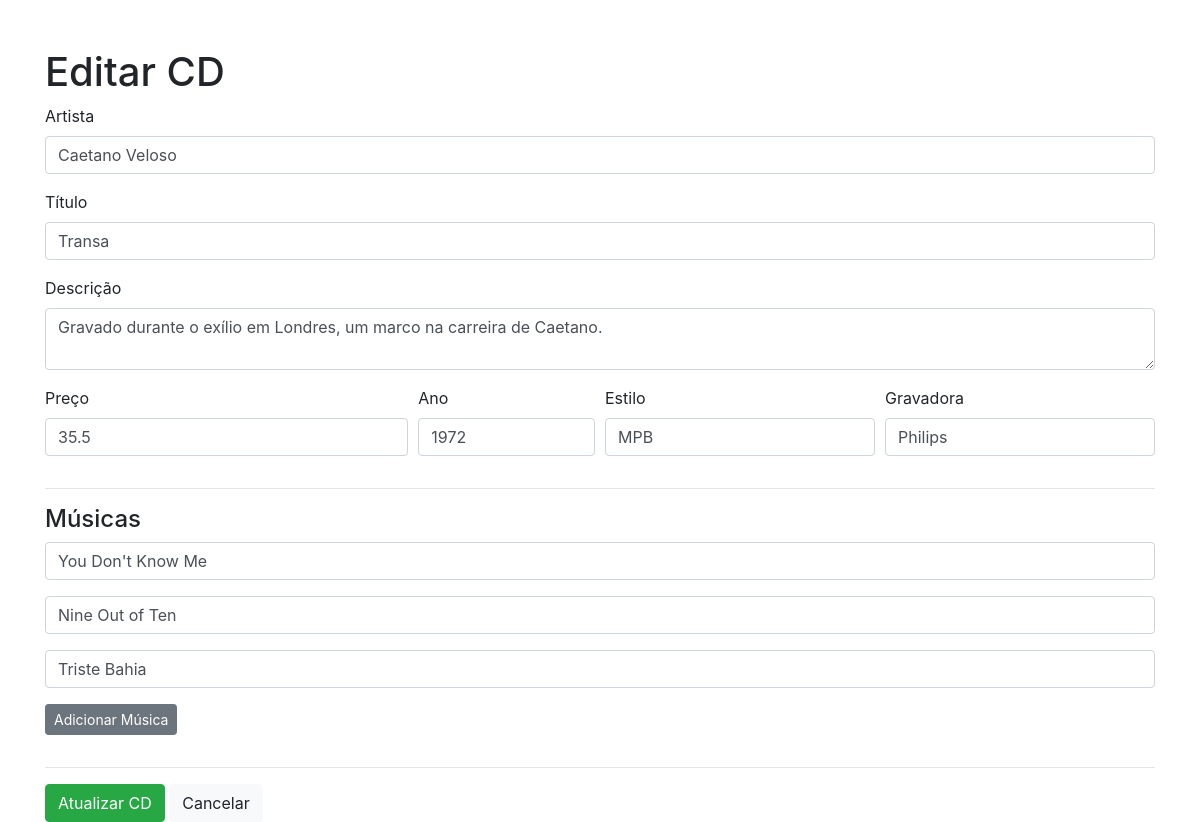
The page /public/editar.php?id=3 on the database its author committed.
### tables this page shows
CREATE TABLE `cd` (
  `id` int NOT NULL AUTO_INCREMENT,
  `artista` varchar(200) DEFAULT NULL,
  `titulo` varchar(200) DEFAULT NULL,
  `descricao` text,
  `preco` double DEFAULT NULL,
  `ano` varchar(4) DEFAULT NULL,
  `estilo` varchar(50) DEFAULT NULL,
  `gravadora` varchar(50) DEFAULT NULL,
  PRIMARY KEY (`id`)
);

CREATE TABLE `musica` (
  `id` int NOT NULL AUTO_INCREMENT,
  `id_cd` int NOT NULL,
  `nome` varchar(200) DEFAULT NULL,
  PRIMARY KEY (`id`),
  KEY `id_cd` (`id_cd`),
  CONSTRAINT `musica_ibfk_1` FOREIGN KEY (`id_cd`) REFERENCES `cd` (`id`) ON DELETE CASCADE
);

### src/Database.php (called while the page is built, shortened)
<?php
class Database {
    private static $instance = null;
    private $conn;
    private function __construct() {
        $host = defined('DB_HOST') ? DB_HOST : '';
        $name = defined('DB_NAME') ? DB_NAME : '';
        $user = defined('DB_USER') ? DB_USER : '';
        $pass = defined('DB_PASS') ? DB_PASS : '';
        $this->conn = new mysqli($host, $user, $pass, $name);
        $this->conn->set_charset("utf8mb4");
    }
    public static function getInstance() {
        if (!self::$instance) {
            self::$instance = new Database();
        }
        return self::$instance;
    }
    public function getConnection() {
        return $this->conn;
    }
}

### src/Cd.php (called while the page is built, shortened)
<?php
class Cd {
    private $db;
    public function __construct() {
        $this->db = Database::getInstance()->getConnection();
    }
    public function lerPorId($id) {
        $sql = "SELECT * FROM cd WHERE id = ?";
        $stmt = $this->db->prepare($sql);
        $stmt->bind_param("i", $id);
        $stmt->execute();
        $result = $stmt->get_result();
        $cd = $result->fetch_assoc();
        if ($cd) {
            $sqlMusicas = "SELECT * FROM musica WHERE id_cd = ?";
            $stmtMusicas = $this->db->prepare($sqlMusicas);
            $stmtMusicas->bind_param("i", $id);
            $stmtMusicas->execute();
            $resultMusicas = $stmtMusicas->get_result();
            $cd['musicas'] = $resultMusicas->fetch_all(MYSQLI_ASSOC);
        }
        return $cd;
    }
}

### public/editar.php (the view, shortened to what this page needs)
<?php
require '../src/Database.php';
require '../src/Cd.php';
$id = $_GET['id'];
$cdManager = new Cd();
$cd = $cdManager->lerPorId($id);
?>
<!DOCTYPE html>
<html lang="pt-br">
<head>
    <link rel="stylesheet" href="https://stackpath.bootstrapcdn.com/bootstrap/4.5.2/css/bootstrap.min.css">
</head>
<body>
<div class="container mt-5">
    <h1>Editar CD</h1>
    <form action="salvar.php" method="post">
        <div class="form-group">
            <label for="artista">Artista</label>
            <input type="text" name="artista" id="artista" class="form-control" value="<?= htmlspecialchars($cd['artista']) ?>" required>
        </div>
         <div class="form-group">
            <label for="titulo">Título</label>
            <input type="text" name="titulo" id="titulo" class="form-control" value="<?= htmlspecialchars($cd['titulo']) ?>" required>
        </div>
        <div class="form-group">
            <label for="descricao">Descrição</label>
            <textarea name="descricao" id="descricao" class="form-control"><?= htmlspecialchars($cd['descricao']) ?></textarea>
        </div>
        <div class="form-row">
            <div class="form-group col-md-4">
                <label for="preco">Preço</label>
                <input type="number" step="0.01" name="preco" id="preco" class="form-control" value="<?= htmlspecialchars($cd['preco']) ?>">
            </div>
            <div class="form-group col-md-2">
                <label for="ano">Ano</label>
                <input type="text" name="ano" id="ano" class="form-control" maxlength="4" value="<?= htmlspecialchars($cd['ano']) ?>">
            </div>
             <div class="form-group col-md-3">
                <label for="estilo">Estilo</label>
                <input type="text" name="estilo" id="estilo" class="form-control" value="<?= htmlspecialchars($cd['estilo']) ?>">
            </div>
            <div class="form-group col-md-3">
                <label for="gravadora">Gravadora</label>
                <input type="text" name="gravadora" id="gravadora" class="form-control" value="<?= htmlspecialchars($cd['gravadora']) ?>">
            </div>
        </div>
        <hr>
        <h4>Músicas</h4>
        <div id="musicas-container">
            <?php foreach ($cd['musicas'] as $musica): ?>
            <div class="form-group">
                <input type="text" name="musicas[]" class="form-control" value="<?= htmlspecialchars($musica['nome']) ?>">
            </div>
            <?php endforeach; ?>
        </div>
        <button type="button" id="add-musica" class="btn btn-secondary btn-sm mb-3">Adicionar Música</button>
        <hr>
        <button type="submit" class="btn btn-success">Atualizar CD</button>
        <a href="index.php" class="btn btn-light">Cancelar</a>
    </form>
</div>
</body>
</html>

### rows shown on the page
cd: artista "Caetano Veloso", titulo "Transa", descricao "Gravado durante o exílio em Londres, um marco na carreira de Caetano.", preco "35.5", ano "1972", estilo "MPB", gravadora "Philips"
musica: nome "You Don't Know Me"
musica: nome "Nine Out of Ten"
musica: nome "Triste Bahia"
